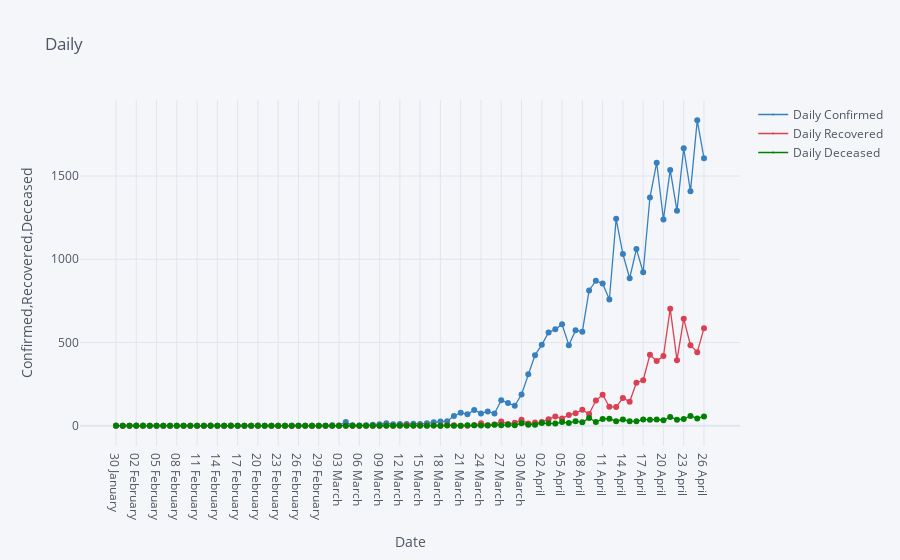

The notebook cell this image was saved under:
### Markdown cell above
# Daily Confirmed,Recovered,Deceased

### Code cell
df_data.iplot(kind="scatter",x="Date",y=["Daily Confirmed","Daily Recovered","Daily Deceased"],mode='markers+lines',title="Daily",xTitle="Date",yTitle="Confirmed,Recovered,Deceased ",colors=['blue','red','green'],size=0)

### Figure 1 — Plotly figure (JSON) as saved in the notebook; plotly's stock layout.template omitted (floating-point values rounded to 4 significant figures)
{"data": [{"line": {"color": "rgba(55, 128, 191, 1.0)", "dash": "solid", "shape": "linear", "width": 1.3}, "marker": {"size": 0, "symbol": "circle"}, "mode": "markers+lines", "name": "Daily Confirmed", "text": "", "type": "scatter", "x": ["30 January ", "31 January ", "01 February ", "02 February ", "03 February ", "04 February ", "05 February ", "06 February ", "07 February ", "08 February ", "09 February ", "10 February ", "11 February ", "12 February ", "13 February ", "14 February ", "15 February ", "16 February ", "17 February ", "18 February ", "19 February ", "20 February ", "21 February ", "22 February ", "23 February ", "24 February ", "25 February ", "26 February ", "27 February ", "28 February ", "29 February ", "01 March ", "02 March ", "03 March ", "04 March ", "05 March ", "06 March ", "07 March ", "08 March ", "09 March ", "10 March ", "11 March ", "12 March ", "13 March ", "14 March ", "15 March ", "16 March ", "17 March ", "18 March ", "19 March ", "20 March ", "21 March ", "22 March ", "23 March ", "24 March ", "25 March ", "26 March ", "27 March ", "28 March ", "29 March ", "30 March ", "31 March ", "01 April ", "02 April ", "03 April ", "04 April ", "05 April ", "06 April ", "07 April ", "08 April ", "09 April ", "10 April ", "11 April ", "12 April ", "13 April ", "14 April ", "15 April ", "16 April ", "17 April ", "18 April ", "19 April ", "20 April ", "21 April ", "22 April ", "23 April ", "24 April ", "25 April ", "26 April "], "y": [1, 0, 0, 1, 1, 0, 0, 0, 0, 0, 0, 0, 0, 0, 0, 0, 0, 0, 0, 0, 0, 0, 0, 0, 0, 0, 0, 0, 0, 0, 0, 0, 2, 1, 22, 2, 1, 3, 5, 9, 15, 8, 10, 10, 11, 10, 14, 20, 25, 27, 58, 78, 69, 94, 74, 86, 73, 153, 136, 120, 187, 309, 424, 486, 560, 579, 609, 484, 573, 565, 813, 871, 854, 758, 1243, 1031, 886, 1061, 922, 1371, 1580, 1239, 1537, 1292, 1667, 1408, 1835, 1607]}, {"line": {"color": "rgba(219, 64, 82, 1.0)", "dash": "solid", "shape": "linear", "width": 1.3}, "marker": {"size": 0, "symbol": "circle"}, "mode": "markers+lines", "name": "Daily Recovered", "text": "", "type": "scatter", "x": ["30 January ", "31 January ", "01 February ", "02 February ", "03 February ", "04 February ", "05 February ", "06 February ", "07 February ", "08 February ", "09 February ", "10 February ", "11 February ", "12 February ", "13 February ", "14 February ", "15 February ", "16 February ", "17 February ", "18 February ", "19 February ", "20 February ", "21 February ", "22 February ", "23 February ", "24 February ", "25 February ", "26 February ", "27 February ", "28 February ", "29 February ", "01 March ", "02 March ", "03 March ", "04 March ", "05 March ", "06 March ", "07 March ", "08 March ", "09 March ", "10 March ", "11 March ", "12 March ", "13 March ", "14 March ", "15 March ", "16 March ", "17 March ", "18 March ", "19 March ", "20 March ", "21 March ", "22 March ", "23 March ", "24 March ", "25 March ", "26 March ", "27 March ", "28 March ", "29 March ", "30 March ", "31 March ", "01 April ", "02 April ", "03 April ", "04 April ", "05 April ", "06 April ", "07 April ", "08 April ", "09 April ", "10 April ", "11 April ", "12 April ", "13 April ", "14 April ", "15 April ", "16 April ", "17 April ", "18 April ", "19 April ", "20 April ", "21 April ", "22 April ", "23 April ", "24 April ", "25 April ", "26 April "], "y": [0, 0, 0, 0, 0, 0, 0, 0, 0, 0, 0, 0, 0, 0, 1, 0, 0, 1, 0, 0, 0, 1, 0, 0, 0, 0, 0, 0, 0, 0, 0, 0, 0, 0, 0, 0, 0, 0, 0, 0, 1, 0, 0, 6, 0, 3, 1, 1, 0, 5, 3, 0, 0, 2, 15, 3, 7, 25, 10, 17, 35, 13, 19, 22, 39, 56, 43, 65, 75, 96, 70, 151, 186, 114, 112, 167, 144, 258, 273, 426, 388, 419, 703, 394, 642, 484, 442, 585]}, {"line": {"color": "rgba(0, 128, 0, 1.0)", "dash": "solid", "shape": "linear", "width": 1.3}, "marker": {"size": 0, "symbol": "circle"}, "mode": "markers+lines", "name": "Daily Deceased", "text": "", "type": "scatter", "x": ["30 January ", "31 January ", "01 February ", "02 February ", "03 February ", "04 February ", "05 February ", "06 February ", "07 February ", "08 February ", "09 February ", "10 February ", "11 February ", "12 February ", "13 February ", "14 February ", "15 February ", "16 February ", "17 February ", "18 February ", "19 February ", "20 February ", "21 February ", "22 February ", "23 February ", "24 February ", "25 February ", "26 February ", "27 February ", "28 February ", "29 February ", "01 March ", "02 March ", "03 March ", "04 March ", "05 March ", "06 March ", "07 March ", "08 March ", "09 March ", "10 March ", "11 March ", "12 March ", "13 March ", "14 March ", "15 March ", "16 March ", "17 March ", "18 March ", "19 March ", "20 March ", "21 March ", "22 March ", "23 March ", "24 March ", "25 March ", "26 March ", "27 March ", "28 March ", "29 March ", "30 March ", "31 March ", "01 April ", "02 April ", "03 April ", "04 April ", "05 April ", "06 April ", "07 April ", "08 April ", "09 April ", "10 April ", "11 April ", "12 April ", "13 April ", "14 April ", "15 April ", "16 April ", "17 April ", "18 April ", "19 April ", "20 April ", "21 April ", "22 April ", "23 April ", "24 April ", "25 April ", "26 April "], "y": [0, 0, 0, 0, 0, 0, 0, 0, 0, 0, 0, 0, 0, 0, 0, 0, 0, 0, 0, 0, 0, 0, 0, 0, 0, 0, 0, 0, 0, 0, 0, 0, 0, 0, 0, 0, 0, 0, 0, 0, 0, 0, 1, 0, 1, 0, 0, 1, 0, 1, 0, 0, 3, 2, 1, 1, 5, 3, 5, 3, 14, 6, 6, 16, 14, 13, 22, 16, 27, 20, 46, 22, 41, 42, 27, 37, 27, 26, 38, 35, 38, 33, 53, 36, 40, 59, 44, 56]}], "layout": {"legend": {"bgcolor": "#F5F6F9", "font": {"color": "#4D5663"}}, "paper_bgcolor": "#F5F6F9", "plot_bgcolor": "#F5F6F9", "title": {"font": {"color": "#4D5663"}, "text": "Daily"}, "xaxis": {"gridcolor": "#E1E5ED", "showgrid": true, "tickfont": {"color": "#4D5663"}, "title": {"font": {"color": "#4D5663"}, "text": "Date"}, "zerolinecolor": "#E1E5ED"}, "yaxis": {"gridcolor": "#E1E5ED", "showgrid": true, "tickfont": {"color": "#4D5663"}, "title": {"font": {"color": "#4D5663"}, "text": "Confirmed,Recovered,Deceased "}, "zerolinecolor": "#E1E5ED"}}}
